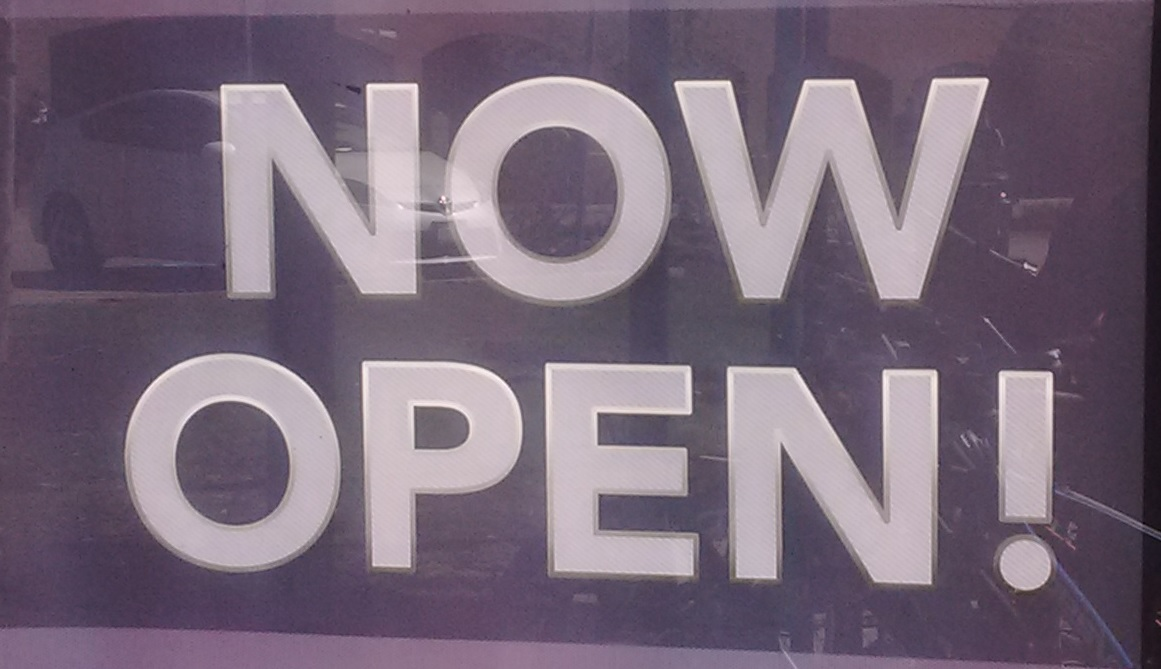
%> input picture Project Work/myDataSet/101.jpg, 1161 x 669 px, given in place of 102.jpg, which was not available
$ octave --eval "Cc;"   (GNU Octave 9; MATLAB toolbox functions it lacks are replaced by stand-ins)
%> lines starting %> are read from the running program, lines starting %| are printed output that depends on the picture; pictures that were not available may be replaced by others from this repository, and a replacement may not be noted
### Project Work/geo_filter.m
function [image ,unwanted]=geo_filter(image)
% Implemnation of geomatric filter
area=[];
length=[];
width=[];
unwanted=[];
dim=[];
imageArea=size(image,1)*size(image,2);
bg=mode(image(:));
%%%%%%%%%%%%%%%%%%%%%%%%%%%%%%%%%%%%%%%%%%%%%%%%%%%%%%%%%%%%%%% Round 1

for obj=1:max(max(image))
    if obj~=bg
        fg_indices=fg_coordinates(image,obj);
        [I,J] = ind2sub(size(image),fg_indices);
        minI=min(I);
        minJ=min(J);
        maxI=max(I);
        maxJ=max(J);
        major=max([maxJ-minJ,maxI-minI]);
        minor=min([maxJ-minJ,maxI-minI]);
        major_tilted=CalcDistance([minI,minJ],[maxI,maxJ]);

        % [4 lines of commented-out code are left out]
        component=zeros(size(image)) ;
        component(fg_indices)=1;
        stats = regionprops('table',component,'Centroid','MajorAxisLength','MinorAxisLength');
        minor_tilted=stats.MinorAxisLength;
        major_tilted=stats.MajorAxisLength;
        if size(fg_indices,1)<10

            unwanted=[unwanted;fg_indices];
            %figure,imagesc(component)
            %title('Size');
        elseif maxJ-minJ>.8*size(image,2)
            %image(fg_indices)=-1;
            unwanted=[unwanted;fg_indices];
            %figure,imagesc(component)
            %title('height');
        elseif  major_tilted>.8*size(image,1)
            %image(fg_indices)=-1;
            unwanted=[unwanted;fg_indices];
            %figure,imagesc(component)
            %title('Width');
        elseif  major_tilted/minor_tilted  > 30
               image(fg_indices)=-1;
               unwanted=[unwanted;fg_indices];
              %figure,imagesc(component)
              %disp('Ratio for');
              %obj
              %title('ratio');
        elseif  (maxJ-minJ)/(maxI-minI)  > 1.8
               %image(fg_indices)=-1;
               unwanted=[unwanted;fg_indices];
               %figure,imagesc(component)
               %title('lower ratio');
        elseif minJ-5<0

            unwanted=[unwanted;fg_indices];
        elseif maxJ+5>size(image,2)
            unwanted=[unwanted;fg_indices];
        elseif minI-5 <0
            unwanted=[unwanted;fg_indices];

        elseif maxI+5>size(image,1)
            unwanted=[unwanted;fg_indices];
        elseif major_tilted<16
            unwanted=[unwanted;fg_indices];
            %figure,imagesc(component)
            %title('16');
        elseif major_tilted*minor_tilted<90
            unwanted=[unwanted;fg_indices];
            %figure,imagesc(component)
            %title('M*Min');
        elseif (maxJ-minJ)/(maxI-minI) >2 && size(fg_indices,1)<2*(major_tilted+minor_tilted)
            unwanted=[unwanted;fg_indices];

        elseif (maxI-minI)/(maxJ-minJ) >1 && size(fg_indices,1)<2*(major_tilted+minor_tilted)
            %unwanted=[unwanted;fg_indices];
        else
            cc_area=size(fg_indices,1);
            area=[area;[obj,size(fg_indices,1)]];
            length=[length;[obj,maxI-minI]];
            width=[width;[obj,maxJ-minJ]];
            dim=[dim;obj, minI,maxI,minJ,maxJ];
            % [9 lines of commented-out code are left out]


        end
    end
end

%component=zeros(size(image));
%    component(unwanted)=1;
%figure('Name','Removed By Upper Rules'),imagesc(component);

%%%%%%%%%%%%%%%%%%%%%%%%%%%%%%%%%%%%%%%%%%%%%%%%%%%%%%%%%%%%%%Round 2
if(size(area,1)>1)
    max_area=max(area);
    avg_area=mean(area(:,2));
    avg_length=mean(length(:,2));
    avg_width=mean(width(:,2));
    %minI,maxI,minJ,maxJ
    %%% removing CC which are inside other CC
    for counter=1:size(area,1)
        for inCounter=1:size(area,1)
           if(area(inCounter,2)<5*avg_area)
            if (dim(counter,2)>dim(inCounter,2) && dim(counter,3)<dim(inCounter,3)&& dim(counter,4)>dim(inCounter,4)&& dim(counter,5)<dim(inCounter,5))
                unwanted=[unwanted;fg_coordinates(image,area(counter,1))];
             %%%%% Removing CC which are partianly inside other CC
            elseif(dim(counter,2)>dim(inCounter,2)+5 && dim(counter,3)+5<dim(inCounter,3) && dim(counter,4)<dim(inCounter,5)+10 && dim(counter,5)>dim(inCounter,5)  )
                unwanted=[unwanted;fg_coordinates(image,area(counter,1))];
           end
           end
        end


        if area(counter,2)>10*avg_area
            unwanted=[unwanted;fg_coordinates(image,area(counter,1))];
            %image(fg_coordinates(image,area(counter,1)))=-1;
             %disp('Areas gtr Than 10');
        elseif  area(counter,2)<.05*avg_area
            unwanted=[unwanted;fg_coordinates(image,area(counter,1))];
            % [9 lines of commented-out code are left out]

        elseif  length(counter,2)/width(counter,2)>10*avg_length/avg_width;
              %unwanted=[unwanted;fg_coordinates(image,area(counter,1))];
         elseif  length(counter,2)/width(counter,2)<.1*avg_length/avg_width;
              %unwanted=[unwanted;fg_coordinates(image,area(counter,1))];
        end
    end

end

if(size(area,1)>1)

    avg_length=mean(length(:,2));
    avg_width=mean(width(:,2));
    %minI,maxI,minJ,maxJ

    for counter=1:size(area,1)
        if  length(counter,2)>5*avg_length;
              unwanted=[unwanted;fg_coordinates(image,area(counter,1))];
         elseif  width(counter,2)>5*avg_width;
              unwanted=[unwanted;fg_coordinates(image,area(counter,1))];
        end
    end

end
% [4 lines of commented-out code are left out]

end

% [4 lines left out: function CalcDistance, not called in this run]

### Project Work/Image_class.m
%this method calls geomatric filter and manupulate/remove non text elements after
%the exection of Geomatric filter
function [c,un_rq_indicies]=Image_class(c,im_org)

    edge_indicies=fg_coordinates(c,0);
    %c=edgeAdjestment(edge_indicies,c);
    %c(edge_indicies)=mode(c(:));
    %figure('Name','Edge Value adjestment'),imagesc(c)
    [c,un_rq_indicies]=geo_filter(c);

    un_rq_indicies=[un_rq_indicies;edge_indicies];
    c(un_rq_indicies)=mode(c(:));

    % after performing the Geomatric filter it removes too small objects
    bg_ind=mode(c(:));
    area=[];
    unwanted=[];
    for i=1:max(c(:))
        if i~=bg_ind
            fg_size=size(fg_coordinates(c,i),1);
            area=[area;i,fg_size];
        end
    end
    if(size(area,1)>0)
        maxArea=max(area(:,2));
        for i=1:size(area,1)
            if(area(i,2)< maxArea/30)
                unwanted=[unwanted;area(i,1)];

            end
        end

     notRequired=[];
     for i=1:size(unwanted)
         notRequired=[notRequired;fg_coordinates(c,unwanted(i,1))];
     end
     % [6 lines of commented-out code are left out]
     un_rq_indicies=[un_rq_indicies; notRequired];


    end
end


    %imb=im2bw(output);
    %

### Project Work/fg_coordinates.m
function indicies=fg_coordinates(lbl,counter)


        [row,col] =find(lbl==counter);

        fg_indices  = sub2ind( size(lbl), round(row), round(col) );
        %indicies=datasample(fg_indices',ceil((size(fg_indices,1))));
        indicies=fg_indices;


end

### Project Work/Unimportant/Cc.m
function Cc

close all;
filename='102.jpg';
im=imread(filename);
%> im is the input picture: size 669x1161x3 uint8; mean R, G, B 119.2, 104.7, 120.8

%if(size(im,1)>512 && size(im,2)>512);
im=imresize(im,[512,512]);
%> im: size 512x512x3 uint8
%end
%67 39 need contrast enhancement
im_org=im;

im=imgaussfilt(im, 1);
%im=rgb2hsv(im);
%im=im(:,:,1);
im=rgb2gray(im);
%> im: size 512x512 uint8
im_gray=im;

im=255*im2double(im);
%> im: size 512x512 double
figure('Name','Gray'),imagesc(im);
disp('entropy');
ent=entropy(im_gray)
%> ent = 6.65
avgfilter=[1 1 1
    1 2 1
    1 1 1];
im=imfilter(im, avgfilter);
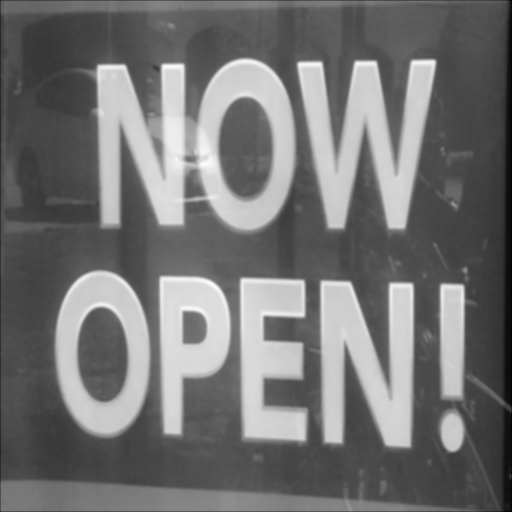
%> im: size 512x512 double; min 142, max 2272, mean 1106.8; drawn with min black and max white
figure('Name','Smooth'),imagesc(im);
im=Greyscale_extension(im);
%> in Greyscale_extension, `a=-min(im_row);`: a = -142
%> in Greyscale_extension, `b=255/(max(im_row)-min(im_row));`: b = 0.12

figure('Name','Scaled'),imagesc(im);
[im_nc , angle_nc]=Sobel1(im);
%im_nc=im_nc/max(max(im_nc));

figure('Name','EdgeNC'),imagesc(im_nc);
%im_nc=preProcessing_fake_edge(im_nc);

%figure('Name','No Fake'),imagesc(im_nc);
if(ent<7)
    im=255./(1+exp((mean(im(:))-im)/15));
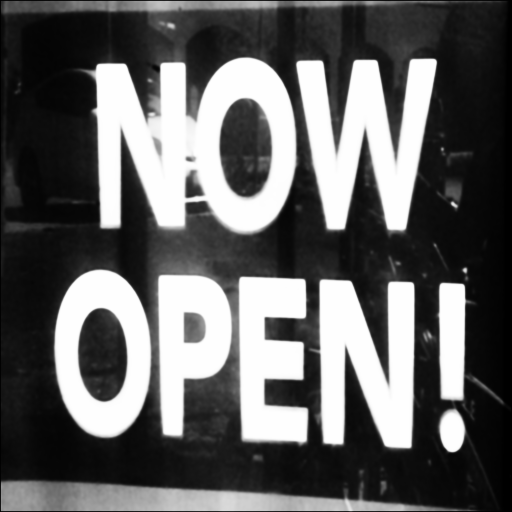
%> im: size 512x512 double; min 0.115, max 255, mean 98.1
end

figure('Name','Constrasted'),imshow(im/255);
%im=im2bw(im);
%im=imdilate(im,[1,1 ; 1, 1;1,1]);
[im , angle]=Sobel1(im);
%> in Sobel1 (call 2), `imgEdgeY=imfilter(img,sobelY,'same');`:
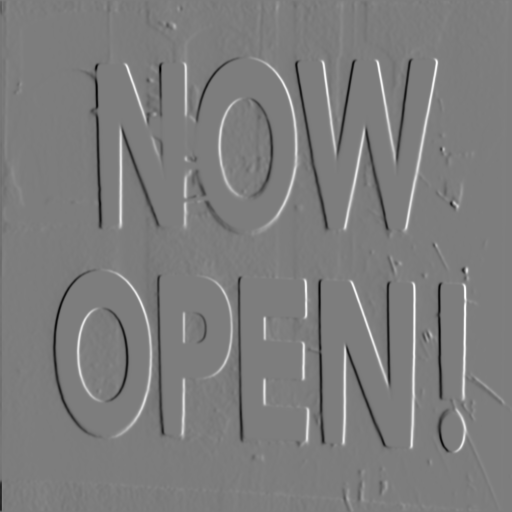
%> imgEdgeY: size 512x512 double; min -830.2, max 859.2, mean 0; drawn with min black and max white


im=combine(im,im_nc);
thr=2.7;
results=zeros(size(im));
im_fix=im;
p=512*512;
while(thr>.1)

    im=preProcessing_fake_edge(im_fix , thr);

    im_cp=1-im;

    %figure('Name','Reversed'),imshow(im_cp);
    c_in=zeros(size(im));
    c_in = bwlabel(im_cp);
    [c,un_rq_indicies]=Image_class(c_in,im_org);

    if max(max(c))< 1.8*p

        results=combineLabel(results,c);
        figure('Name','Cobmine Label'),imagesc(results);
        lb=strcat('For value of alpha: ',int2str(thr));
        title(lb);
        p=max(max(c));
    end
    thr=thr-.2;

end
figure('Name','EdgesContrasted'),imagesc(results);
bg=mode(results(:));
final = zeros(size(results));

final(results~=bg)=1;

imopen(final,[1 1;1 1]);

figure('Name','Output'),imagesc(final);
c=bwlabel(final);

% [26 lines of commented-out code are left out]
[c,un_rq_indicies]=Image_class(c,im_org);
figure('Name','Sencond Label'),imagesc(c)
output=post_processing(im_org,c,un_rq_indicies,.15);


figure('Name','???'),imshow(output);
%saving output as image
output=strcat(filename,'_output.fig') ;
savefig(output);
outputJPG=strcat(filename,'_output.jpg') ;
outputfig=openfig(output,'new','invisible');
saveas(outputfig,outputJPG,'jpg')
close(outputfig);
end


function im=combine(im1,im2)
    im=zeros(size(im1,1));
    for i=1:size(im1,2)
        for j=1:size(im2)
            im(i,j)=max(im1(i,j),im2(i,j));

        end
    end
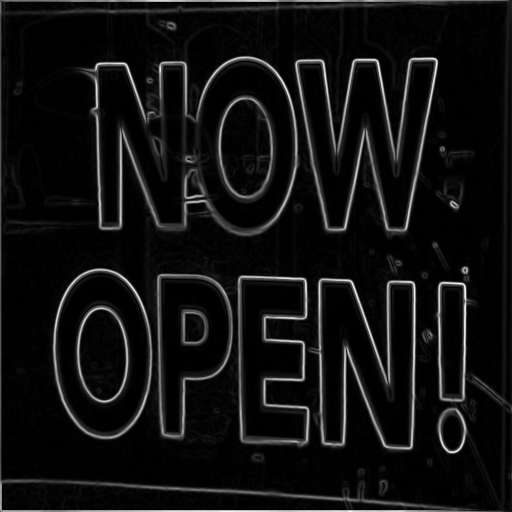
%> im: size 512x512 double; min 0, max 903.8, mean 60.8; drawn with min black and max white
end

function im=combineLabel(im1,im2)
    im=zeros(size(im1,1));
    bg1=mode(im1(:));
    bg2=mode(im2(:));
    %if bg1<bg2
   im1(fg_coordinates(im1,bg1))=0;
    %elseif bg1>bg2
   im2(fg_coordinates(im2,bg2))=0;
   % end
    for i=1:size(im1,2)
        for j=1:size(im2)

            im(i,j)=max(im1(i,j),im2(i,j));

        end
    end
    %figure('Name','Result'),imagesc(im);
end
% [43 lines left out: function preProcessing_mag, not called in this run]

function im=preProcessing_fake_edge(im, thr)
    new_im=zeros(size(im)) ;
    im_avg=mean(im(:));

     new_im(im>thr*im_avg)=1;
     im=new_im;
end

% [139 lines left out: functions preProcessing_angle, Sobel, preProcessing_corner, not called in this run]

function [im,angle]=Sobel1(img)
    %img=im2double(img);
    sobelX= [1 2 1;
             0 0 0;
            -1 -2 -1];
    sobelY= [1 0 -1;
             2 0 -2;
             1 0 -1];

    imgEdgeX=imfilter(img,sobelX,'same');
    %imgEdgeX= abs(imgEdgeX);
    imgEdgeY=imfilter(img,sobelY,'same');
    %imgEdgeY=abs(imgEdgeY);
    %figure('Name','SobarX'),imshow(imgEdgeX);
    %figure('Name','SobarY'),imshow(imgEdgeY);

    im = (imgEdgeX.^2+imgEdgeY.^2).^(1/2);
    angle=im;
end

% [8 lines left out: function Entropy, not called in this run]

function im=Greyscale_extension(im)
    im_row=im(:);
    a=-min(im_row);
    b=255/(max(im_row)-min(im_row));
    im=(im+a)*b;
end
%> (the run ends here)
